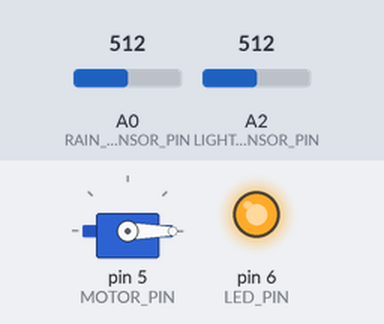
A sketch run on a simulated Arduino Uno, built with avr-gcc and run on an emulated ATmega328P. Shown: servo, output pins drawn as LEDs (lit = HIGH). The test bench sets the inputs (shaded band); at power-on: A0 (RAIN_SENSOR_PIN) = 512, A2 (LIGHT_SENSOR_PIN) = 512. What the sketch prints to the serial monitor is not drawn.

Above: at 2.5 s.
At 7.5 s:
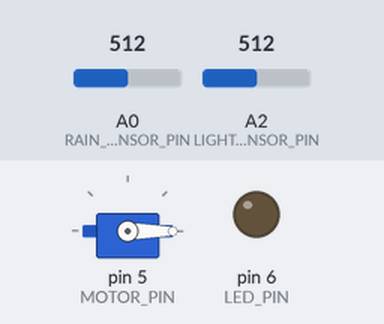
Timing chart, 0 to 13.0 s (numbered marks = the images above):
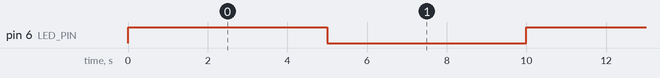

Measured:
- by itself, pin 6 (LED_PIN): alternates HIGH for 5.0 s and LOW for 5.0 s

The sketch:

lightsensor.ino
```cpp
// 필요한 라이브러리를 포함합니다.
#include <DHT.h>    // 강수량 센서 라이브러리
#include <Servo.h>   // 모터 제어 라이브러리

// 강우량 센서와 핀 번호를 정의합니다.
#define RAIN_SENSOR_PIN A0

// 조도 센서와 핀 번호를 정의합니다.
#define LIGHT_SENSOR_PIN A2

// LED 및 모터를 제어할 핀 번호를 정의합니다.
#define LED_PIN 6
#define MOTOR_PIN 5

// 모터의 회전 각도 범위를 정의합니다.
#define MOTOR_OPEN_ANGLE 0   // 그물을 걷는 동작
#define MOTOR_CLOSE_ANGLE 90 // 그물을 뿌리는 동작

// 모터 객체를 생성합니다.
Servo motor;

void setup() {
  // 시리얼 통신을 초기화합니다.
  Serial.begin(9600);

  // LED 및 모터를 제어할 핀을 출력으로 설정합니다.
  pinMode(LED_PIN, OUTPUT);
  pinMode(MOTOR_PIN, OUTPUT);

  // 모터를 초기 위치로 돌립니다.
  motor.attach(MOTOR_PIN);
  motor.write(MOTOR_CLOSE_ANGLE);
}

void loop() {
  Serial.println("시작");
  // 강우량 센서 값 읽기
  int rainSensorValue = analogRead(RAIN_SENSOR_PIN);
  // Serial.println(rainSensorValue);

  // 조도 센서에서 데이터를 읽어옵니다.
  int lightValue = analogRead(LIGHT_SENSOR_PIN);
  Serial.println(lightValue);


  // 강우량이 감지되면 LED와 모터를 작동시킵니다.
  if (rainSensorValue < 600) {
    digitalWrite(LED_PIN, HIGH);
    motor.write(MOTOR_OPEN_ANGLE);
    delay(5000); // 일정 시간 동안 모터 동작 유지
    // motor.write(MOTOR_CLOSE_ANGLE);
    digitalWrite(LED_PIN, LOW);
    Serial.println("rainy");
  }
  // 비가 감지되지 않았지만 조도가 낮으면 그물을 뿌리는 동작을 실행합니다.
  else if (lightValue > 100) {
    motor.write(MOTOR_OPEN_ANGLE);
    delay(5000); // 일정 시간 동안 모터 동작 유지
    // motor.write(MOTOR_CLOSE_ANGLE);
    Serial.println("nosunny");
  }
  // 아무 감지도 되지 않을 때는 그물을 걷는 동작을 실행합니다.
  else {
    motor.write(MOTOR_CLOSE_ANGLE);
    Serial.println("sunny");
  }


  // 일정 시간 간격으로 반복합니다.
  delay(5000);
}
```
